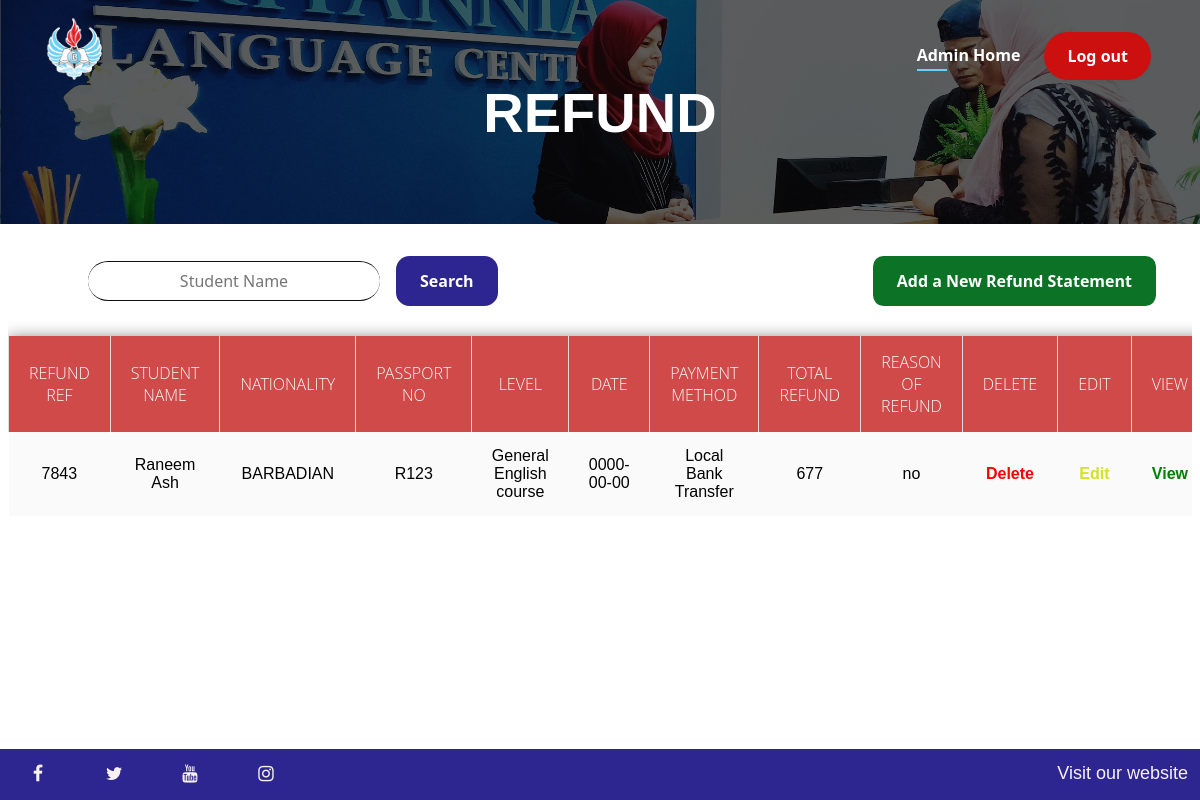
The page /Refund.php (signed in) on the database its author committed.
### tables this page shows
CREATE TABLE `refund` (
  `RefundRef` int(100) NOT NULL,
  `studentName` varchar(100) NOT NULL,
  `studentNationality` varchar(100) NOT NULL,
  `studentPassportNo` varchar(100) NOT NULL,
  `RDate` date NOT NULL,
  `RefundM` text NOT NULL,
  `TotalRefund` int(100) NOT NULL,
  `Reason` text NOT NULL,
  `Level` varchar(100) NOT NULL,
  `ID` int(11) NOT NULL
);

### refund.php (the view, shortened to what this page needs)
<?php
$host="localhost";
$user="root";
$password="";
$db="management_system";
include('Header0.php');
include('footer1.php');
$connection=mysqli_connect($host,$user,$password,$db);
?>
<!DOCTYPE html>
<html lang="en">
<head>
  <link rel="stylesheet" href="class.css">
  <link rel="stylesheet" href="footer1.css">
  <link rel="stylesheet" href="Testt.css">
</head>
<body>
<div>
  <div class="search">
    <form id='search' Class="search-container" method="POST">
       <input  type='text' placeholder='Student Name' class='searchinput-field' name='searchTerm' >
       <button type='submit'Class="search-btn" name="inf" value="inf" >Search</button>
    </form>
    <div class="class-select-container">
  <button class="button-9" onclick="window.location.href='RefundNew.php';">Add a New Refund Statement</button>
</div>
</div>
</div>
 <?php
if ($_SERVER["REQUEST_METHOD"] == "POST" && isset($_POST['searchTerm'])) {
  $searchTerm = mysqli_real_escape_string($connection, $_POST['searchTerm']);
  $select = "SELECT * FROM refund WHERE StudentName LIKE '%$searchTerm%' ORDER BY ID DESC";
} else {
  $select = "SELECT * FROM refund ORDER BY ID DESC";
}
$result = mysqli_query($connection, $select);
?>
 <div class="filter">
  <table class="filter">
  <thead>
<tr>
<th>Refund Ref</th>
<th>Student Name</th>
<th>Nationality</th>
<th>Passport No</th>
<th>Level</th>
<th>Date</th>
<th>Payment Method</th>
<th>Total Refund</th>
<th>Reason Of Refund</th>
<th>Delete</th>
<th>Edit</th>
<th>View</th>
</tr>
</thead>
<tbody>
<?php
while ($info = $result->fetch_array(MYSQLI_ASSOC)) {
?>
<tr>
<td><?php echo $info['RefundRef']; ?></td>
  <td><?php echo $info['studentName']; ?></td>
  <td><?php echo $info['studentNationality']; ?></td>
  <td><?php echo $info['studentPassportNo']; ?></td>
  <td><?php echo $info['Level']; ?></td>
  <td><?php echo $info['RDate']; ?></td>
  <td><?php echo $info['RefundM']; ?></td>
  <td><?php echo $info['TotalRefund']; ?></td>
  <td><?php echo $info['Reason']; ?></td>
  <td><a class='button-8' onclick="return confirm('Are You Sure to Delete This');" href='accdelete.php?accdelete=<?php echo $info['RefundRef']; ?>'>Delete</a></td>
  <td><a class='button-7' onclick="return confirm('Are You Sure to Update This');" href='refundf.php?refund=<?php echo $info['RefundRef']; ?>'>Edit</a></td>
  <td><a class='button-1' href='refundview.php?refund=<?php echo $info['RefundRef']; ?>'>View</a></td>
</tr>
</tbody>
<?php
}
?>
</div>
</body>
</html>

### Testt.css (style rules this page uses)
button { font-size: 1rem; padding: 0.5rem 1.5rem; border: none; border-radius: 1rem; margin-right: 1rem; cursor: pointer; color: #fff; font-family: 'Helvetica', sans-serif; transition: all 0.2s ease-in-out; }

### class.css (style rules this page uses)
.filter { max-height: 300px; overflow-y: scroll; overflow-x: scroll; margin-top: 15px; position: relative; }
table { border-collapse: collapse; width: 100%; filter: progid:DXImageTransform.Microsoft.gradient(startColorstr="#e94ca1",endColorstr="#c74ae9",GradientType=1); border-collapse: collapse; border-spacing: 0; box-shadow: 0 2px 15px rgba(64,64,64,.7); border-radius: 0px; overflow: hidden; }
th, td { padding: 15px 20px; text-align: center; }
th { background-color: #bf0000; color: #fafafa; font-family: 'Open Sans',Sans-serif; font-weight: 200; text-transform: uppercase; border-left: 1px solid #dddddd; border-right: 1px solid #dddddd; opacity: .7; }
thead { position: sticky; top: 0; background-color: #bf0000; color: #fafafa; z-index: 1; }
tr { width: 100%; background-color: #fafafa; font-family: 'Montserrat', sans-serif; }
.button-7 { text-decoration: none; color: #d0e420; font-weight: 600; }
.button-8 { text-decoration: none; color: red; font-weight: 600; }
.search-container { margin-top: 16rem; margin-left: 5rem; display: flex; align-items: center; }
.searchinput-field { font-size: 1rem; padding: 0.5rem; border: none; border-radius: 0.5rem; margin-right: 1rem; border-radius: 20px; border-top: 1px solid rgb(15, 15, 15); border-bottom: 1px solid rgb(15, 15, 15); outline:none; background: transparent; width: 25%; height: 30%; text-align: center; font-family: system-ui,-apple-system,system-ui,"Helvetica Neue",Helvetica,Arial,sans-serif; }
.search-btn { cursor: pointer; font-size: 1rem; padding: 0.5rem 1.5rem; background: #2d2691; border-left:0; border-top:0; border-right:0; border-bottom:0 ; outline: none; color: white; border: 1px solid transparent; display: inline-flex; font-family: system-ui,-apple-system,system-ui,"Helvetica Neue",Helvetica,Arial,sans-serif; font-size: 16px; font-weight: 600; padding: calc(.875rem - 1px) calc(1.5rem - 1px); text-decoration: none; transition: all 250ms; user-select: none; -webkit-user-select: none; touch-action: manipulation; vertical-align: baseline; width: auto; border-radius: .85rem; }
.class-select-container { display: flex; align-items: center; justify-content: flex-end; margin-top: -50px; margin-right: 20px; }
.button-9 { font-family: system-ui,-apple-system,system-ui,"Helvetica Neue",Helvetica,Arial,sans-serif; border: 1px solid transparent; border-radius: .65rem; background-color: #0c7225; color: #fff; font-size: 16px; font-weight: 600; padding: 10px 20px; cursor: pointer; padding: calc(.875rem - 1px) calc(1.5rem - 1px); -webkit-user-select: none; text-decoration: none; }
.button-1 { text-decoration: none; color: green; font-weight: 600; }
.button-9 { z-index: 1; }
a { text-decoration: none; }

### rows shown on the page
refund: RefundRef "7843", studentName "Raneem Ash", studentNationality "BARBADIAN", studentPassportNo "R123", Level "General English course", RDate "0000-00-00", RefundM "Local Bank Transfer", TotalRefund "677", Reason "no"
